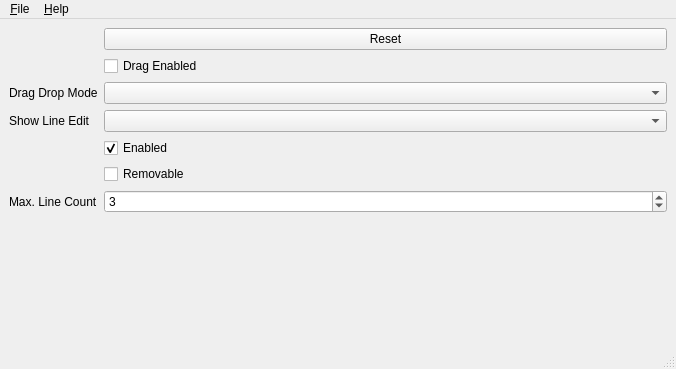
<?xml version="1.0" encoding="UTF-8"?>
<ui version="4.0">
 <class>MainWindow</class>
 <widget class="QMainWindow" name="MainWindow">
  <property name="geometry">
   <rect>
    <x>0</x>
    <y>0</y>
    <width>676</width>
    <height>369</height>
   </rect>
  </property>
  <property name="windowTitle">
   <string>Fibonacci Gui</string>
  </property>
  <widget class="QWidget" name="centralwidget">
   <layout class="QVBoxLayout" name="verticalLayout">
    <item>
     <layout class="QFormLayout" name="formLayout">
      <item row="0" column="1">
       <widget class="QPushButton" name="resetButton">
        <property name="text">
         <string>Reset</string>
        </property>
       </widget>
      </item>
      <item row="1" column="1">
       <widget class="QCheckBox" name="dragEnabledCheckBox">
        <property name="text">
         <string>Drag Enabled</string>
        </property>
       </widget>
      </item>
      <item row="2" column="0">
       <widget class="QLabel" name="label">
        <property name="text">
         <string>Drag Drop Mode</string>
        </property>
       </widget>
      </item>
      <item row="2" column="1">
       <widget class="QComboBox" name="dragDropModeComboBox">
        <property name="frame">
         <bool>true</bool>
        </property>
       </widget>
      </item>
      <item row="3" column="0">
       <widget class="QLabel" name="showLineEditLabel">
        <property name="text">
         <string>Show Line Edit</string>
        </property>
       </widget>
      </item>
      <item row="3" column="1">
       <widget class="QComboBox" name="showLineEditComboBox">
        <property name="frame">
         <bool>true</bool>
        </property>
       </widget>
      </item>
      <item row="4" column="1">
       <widget class="QCheckBox" name="enabledCheckBox">
        <property name="text">
         <string>Enabled</string>
        </property>
        <property name="checked">
         <bool>true</bool>
        </property>
       </widget>
      </item>
      <item row="5" column="1">
       <widget class="QCheckBox" name="removableCheckBox">
        <property name="text">
         <string>Removable</string>
        </property>
       </widget>
      </item>
      <item row="6" column="0">
       <widget class="QLabel" name="lineEditLabel">
        <property name="text">
         <string>Max. Line Count</string>
        </property>
       </widget>
      </item>
      <item row="6" column="1">
       <widget class="QSpinBox" name="maxLineCountSpinBox">
        <property name="sizePolicy">
         <sizepolicy hsizetype="Preferred" vsizetype="Fixed">
          <horstretch>0</horstretch>
          <verstretch>0</verstretch>
         </sizepolicy>
        </property>
        <property name="minimumSize">
         <size>
          <width>100</width>
          <height>0</height>
         </size>
        </property>
        <property name="minimum">
         <number>1</number>
        </property>
        <property name="maximum">
         <number>5</number>
        </property>
        <property name="value">
         <number>3</number>
        </property>
       </widget>
      </item>
     </layout>
    </item>
   </layout>
  </widget>
  <widget class="QMenuBar" name="menubar">
   <property name="geometry">
    <rect>
     <x>0</x>
     <y>0</y>
     <width>676</width>
     <height>22</height>
    </rect>
   </property>
   <widget class="QMenu" name="fileMenu">
    <property name="title">
     <string>&amp;File</string>
    </property>
    <addaction name="separator"/>
    <addaction name="quitAction"/>
   </widget>
   <widget class="QMenu" name="helpMenu">
    <property name="title">
     <string>&amp;Help</string>
    </property>
    <addaction name="aboutAction"/>
   </widget>
   <addaction name="fileMenu"/>
   <addaction name="helpMenu"/>
  </widget>
  <widget class="QStatusBar" name="statusbar"/>
  <action name="aboutAction">
   <property name="enabled">
    <bool>true</bool>
   </property>
   <property name="text">
    <string>&amp;About ...</string>
   </property>
   <property name="menuRole">
    <enum>QAction::AboutRole</enum>
   </property>
  </action>
  <action name="quitAction">
   <property name="enabled">
    <bool>true</bool>
   </property>
   <property name="text">
    <string>&amp;Quit</string>
   </property>
   <property name="menuRole">
    <enum>QAction::QuitRole</enum>
   </property>
  </action>
 </widget>
 <resources/>
 <connections>
  <connection>
   <sender>quitAction</sender>
   <signal>triggered()</signal>
   <receiver>MainWindow</receiver>
   <slot>close()</slot>
   <hints>
    <hint type="sourcelabel">
     <x>-1</x>
     <y>-1</y>
    </hint>
    <hint type="destinationlabel">
     <x>20</x>
     <y>20</y>
    </hint>
   </hints>
  </connection>
  <connection>
   <sender>aboutAction</sender>
   <signal>triggered()</signal>
   <receiver>MainWindow</receiver>
   <slot>on_about()</slot>
   <hints>
    <hint type="sourcelabel">
     <x>-1</x>
     <y>-1</y>
    </hint>
    <hint type="destinationlabel">
     <x>20</x>
     <y>20</y>
    </hint>
   </hints>
  </connection>
 </connections>
</ui>
